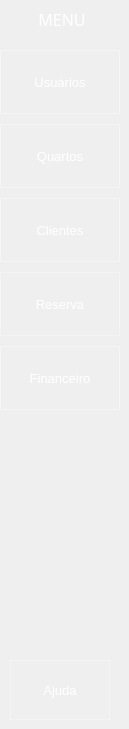
    <widget class="QWidget" name="stackedWidgetPage1">
     <widget class="QToolButton" name="bttn_financial">
      <property name="geometry">
       <rect>
        <x>0</x>
        <y>346</y>
        <width>120</width>
        <height>64</height>
       </rect>
      </property>
      <property name="sizePolicy">
       <sizepolicy hsizetype="Preferred" vsizetype="Preferred">
        <horstretch>0</horstretch>
        <verstretch>0</verstretch>
       </sizepolicy>
      </property>
      <property name="font">
       <font>
        <pointsize>10</pointsize>
       </font>
      </property>
      <property name="styleSheet">
       <string notr="true">QToolButton {
    background-color: rgba(0,0,0,0);
    border: 1px solid rgba(255, 255, 255, 0.3); /* Borda branca translúcida */
    color:  rgba(255, 255, 255,255); 
}

QToolButton:hover {
     background-color: rgba(255, 255, 255, 30);
    border-color: rgba(255, 255, 255,255); 
}

QToolButton:pressed {
    background-color: #339CFF; /* Azul acinzentado */
border-color: #66BFFF; /* Azul escuro */
color:#003366;
}</string>
      </property>
      <property name="text">
       <string>Financeiro</string>
      </property>
      <property name="icon">
       <iconset>
        <normaloff>../Icones/paid_24dp_E3E3E3_FILL0_wght400_GRAD0_opsz24.png</normaloff>../Icones/paid_24dp_E3E3E3_FILL0_wght400_GRAD0_opsz24.png</iconset>
      </property>
      <property name="iconSize">
       <size>
        <width>32</width>
        <height>32</height>
       </size>
      </property>
      <property name="toolButtonStyle">
       <enum>Qt::ToolButtonTextUnderIcon</enum>
      </property>
     </widget>
     <widget class="QToolButton" name="bttn_reserva">
      <property name="geometry">
       <rect>
        <x>0</x>
        <y>272</y>
        <width>120</width>
        <height>64</height>
       </rect>
      </property>
      <property name="sizePolicy">
       <sizepolicy hsizetype="Preferred" vsizetype="Preferred">
        <horstretch>0</horstretch>
        <verstretch>0</verstretch>
       </sizepolicy>
      </property>
      <property name="font">
       <font>
        <pointsize>10</pointsize>
       </font>
      </property>
      <property name="styleSheet">
       <string notr="true">QToolButton {
    background-color: rgba(0,0,0,0);
    border: 1px solid rgba(255, 255, 255, 0.3); /* Borda branca translúcida */
    color:  rgba(255, 255, 255,255); 
}

QToolButton:hover {
     background-color: rgba(255, 255, 255, 30);
    border-color: rgba(255, 255, 255,255); 
}

QToolButton:pressed {
    background-color: #339CFF; /* Azul acinzentado */
border-color: #66BFFF; /* Azul escuro */
color:#003366;
}</string>
      </property>
      <property name="text">
       <string>Reserva</string>
      </property>
      <property name="icon">
       <iconset>
        <normaloff>../Icones/location_away_24dp_E3E3E3_FILL0_wght400_GRAD0_opsz24.png</normaloff>../Icones/location_away_24dp_E3E3E3_FILL0_wght400_GRAD0_opsz24.png</iconset>
      </property>
      <property name="iconSize">
       <size>
        <width>32</width>
        <height>32</height>
       </size>
      </property>
      <property name="toolButtonStyle">
       <enum>Qt::ToolButtonTextUnderIcon</enum>
      </property>
     </widget>
     <widget class="QToolButton" name="bttn_rooms">
      <property name="geometry">
       <rect>
        <x>0</x>
        <y>124</y>
        <width>120</width>
        <height>64</height>
       </rect>
      </property>
      <property name="sizePolicy">
       <sizepolicy hsizetype="Preferred" vsizetype="Preferred">
        <horstretch>0</horstretch>
        <verstretch>0</verstretch>
       </sizepolicy>
      </property>
      <property name="font">
       <font>
        <pointsize>10</pointsize>
       </font>
      </property>
      <property name="toolTipDuration">
       <number>0</number>
      </property>
      <property name="layoutDirection">
       <enum>Qt::LeftToRight</enum>
      </property>
      <property name="styleSheet">
       <string notr="true">QToolButton {
    background-color: rgba(0,0,0,0);
    border: 1px solid rgba(255, 255, 255, 0.3); /* Borda branca translúcida */
    color:  rgba(255, 255, 255,255); 
}

QToolButton:hover {
     background-color: rgba(255, 255, 255, 30);
    border-color: rgba(255, 255, 255,255); 
}

QToolButton:pressed {
    background-color: #339CFF; /* Azul acinzentado */
border-color: #66BFFF; /* Azul escuro */
color:#003366;
}</string>
      </property>
      <property name="text">
       <string>Quartos</string>
      </property>
      <property name="icon">
       <iconset>
        <normaloff>../Icones/night_shelter_24dp_E3E3E3_FILL0_wght400_GRAD0_opsz24.png</normaloff>../Icones/night_shelter_24dp_E3E3E3_FILL0_wght400_GRAD0_opsz24.png</iconset>
      </property>
      <property name="iconSize">
       <size>
        <width>32</width>
        <height>32</height>
       </size>
      </property>
      <property name="toolButtonStyle">
       <enum>Qt::ToolButtonTextUnderIcon</enum>
      </property>
     </widget>
     <widget class="QToolButton" name="bttn_client">
      <property name="geometry">
       <rect>
        <x>0</x>
        <y>198</y>
        <width>120</width>
        <height>64</height>
       </rect>
      </property>
      <property name="sizePolicy">
       <sizepolicy hsizetype="Preferred" vsizetype="Preferred">
        <horstretch>0</horstretch>
        <verstretch>0</verstretch>
       </sizepolicy>
      </property>
      <property name="font">
       <font>
        <pointsize>10</pointsize>
       </font>
      </property>
      <property name="styleSheet">
       <string notr="true">QToolButton {
    background-color: rgba(0,0,0,0);
    border: 1px solid rgba(255, 255, 255, 0.3); /* Borda branca translúcida */
    color:  rgba(255, 255, 255,255); 
}

QToolButton:hover {
     background-color: rgba(255, 255, 255, 30);
    border-color: rgba(255, 255, 255,255); 
}

QToolButton:pressed {
    background-color: #339CFF; /* Azul acinzentado */
border-color: #66BFFF; /* Azul escuro */
color:#003366;
}</string>
      </property>
      <property name="text">
       <string>Clientes</string>
      </property>
      <property name="icon">
       <iconset>
        <normaloff>../Icones/person_24dp_E3E3E3_FILL0_wght400_GRAD0_opsz24.png</normaloff>../Icones/person_24dp_E3E3E3_FILL0_wght400_GRAD0_opsz24.png</iconset>
      </property>
      <property name="iconSize">
       <size>
        <width>32</width>
        <height>32</height>
       </size>
      </property>
      <property name="toolButtonStyle">
       <enum>Qt::ToolButtonTextUnderIcon</enum>
      </property>
     </widget>
     <widget class="QToolButton" name="bttn_user">
      <property name="geometry">
       <rect>
        <x>0</x>
        <y>50</y>
        <width>120</width>
        <height>64</height>
       </rect>
      </property>
      <property name="sizePolicy">
       <sizepolicy hsizetype="Preferred" vsizetype="Preferred">
        <horstretch>0</horstretch>
        <verstretch>0</verstretch>
       </sizepolicy>
      </property>
      <property name="font">
       <font>
        <pointsize>10</pointsize>
       </font>
      </property>
      <property name="layoutDirection">
       <enum>Qt::LeftToRight</enum>
      </property>
      <property name="autoFillBackground">
       <bool>false</bool>
      </property>
      <property name="styleSheet">
       <string notr="true">QToolButton {
    background-color: rgba(0,0,0,0);
    border: 1px solid rgba(255, 255, 255, 0.3); /* Borda branca translúcida */
    color:  rgba(255, 255, 255,255); 
}

QToolButton:hover {
     background-color: rgba(255, 255, 255, 30);
    border-color: rgba(255, 255, 255,255); 
}

QToolButton:pressed {
    background-color: #339CFF; /* Azul acinzentado */
border-color: #66BFFF; /* Azul escuro */
color:#003366;
}
</string>
      </property>
      <property name="text">
       <string>Usuários</string>
      </property>
      <property name="icon">
       <iconset>
        <normaloff>../Icones/group_24dp_E3E3E3_FILL0_wght400_GRAD0_opsz24.png</normaloff>../Icones/group_24dp_E3E3E3_FILL0_wght400_GRAD0_opsz24.png</iconset>
      </property>
      <property name="iconSize">
       <size>
        <width>32</width>
        <height>32</height>
       </size>
      </property>
      <property name="shortcut">
       <string/>
      </property>
      <property name="toolButtonStyle">
       <enum>Qt::ToolButtonTextUnderIcon</enum>
      </property>
     </widget>
     <widget class="QToolButton" name="bttn_chatbot">
      <property name="geometry">
       <rect>
        <x>10</x>
        <y>660</y>
        <width>100</width>
        <height>60</height>
       </rect>
      </property>
      <property name="font">
       <font>
        <pointsize>10</pointsize>
        <weight>50</weight>
        <bold>false</bold>
       </font>
      </property>
      <property name="styleSheet">
       <string notr="true">QToolButton {
    background-color: rgba(0, 0, 0, 0); /* Transparente */
    border: 1px solid rgba(255, 255, 255, 0.3); /* Borda branca translúcida */
    color: rgba(255, 255, 255, 255); /* Texto branco */
}

QToolButton:hover {
    background-color: rgba(255, 255, 255, 0.1); /* Fundo branco muito suave */
    border-color: rgba(255, 255, 255, 0.8); /* Borda branca mais visível */
}

QToolButton:pressed {
    background-color: rgba(41, 124, 0, 0.5); /* Verde (#297C00) com transparência (mais suave) */
    border-color: #5AC54F; /* Verde claro para a borda */
    color: white; /* Mantém o texto branco para melhor contraste */
}</string>
      </property>
      <property name="text">
       <string>Ajuda</string>
      </property>
      <property name="icon">
       <iconset>
        <normaloff>../Icones/smart_toy_24dp_E3E3E3_FILL0_wght400_GRAD0_opsz24.png</normaloff>../Icones/smart_toy_24dp_E3E3E3_FILL0_wght400_GRAD0_opsz24.png</iconset>
      </property>
      <property name="iconSize">
       <size>
        <width>32</width>
        <height>32</height>
       </size>
      </property>
      <property name="toolButtonStyle">
       <enum>Qt::ToolButtonTextUnderIcon</enum>
      </property>
     </widget>
     <widget class="QLabel" name="label_44">
      <property name="geometry">
       <rect>
        <x>0</x>
        <y>0</y>
        <width>120</width>
        <height>40</height>
       </rect>
      </property>
      <property name="font">
       <font>
        <family>Montserrat Medium</family>
        <pointsize>12</pointsize>
        <weight>50</weight>
        <bold>false</bold>
       </font>
      </property>
      <property name="styleSheet">
       <string notr="true">QLabel {
	background-color: qlineargradient(spread:pad, x1:0, y1:0, x1:0, y1:1, 
                                 stop:0 rgba(0, 50, 150, 255), 
                                 stop:1 rgba(51, 156, 255, 255));
	color: rgb(255, 255, 255);
    border: 1one;                         /* Remove borda padrão */
    
    /* Arredonda apenas os cantos superiores */
    border-top-left-radius: 15px;
    border-top-right-radius: 15px;
    border-bottom-left-radius: 0px;
    border-bottom-right-radius: 0px;
    
    padding: 8px;                         /* Espaçamento interno */
}
</string>
      </property>
      <property name="text">
       <string>&lt;html&gt;&lt;head/&gt;&lt;body&gt;&lt;p align=&quot;center&quot;&gt;&lt;span style=&quot; color:#ffffff;&quot;&gt;MENU&lt;/span&gt;&lt;/p&gt;&lt;/body&gt;&lt;/html&gt;</string>
      </property>
     </widget>
    </widget>
